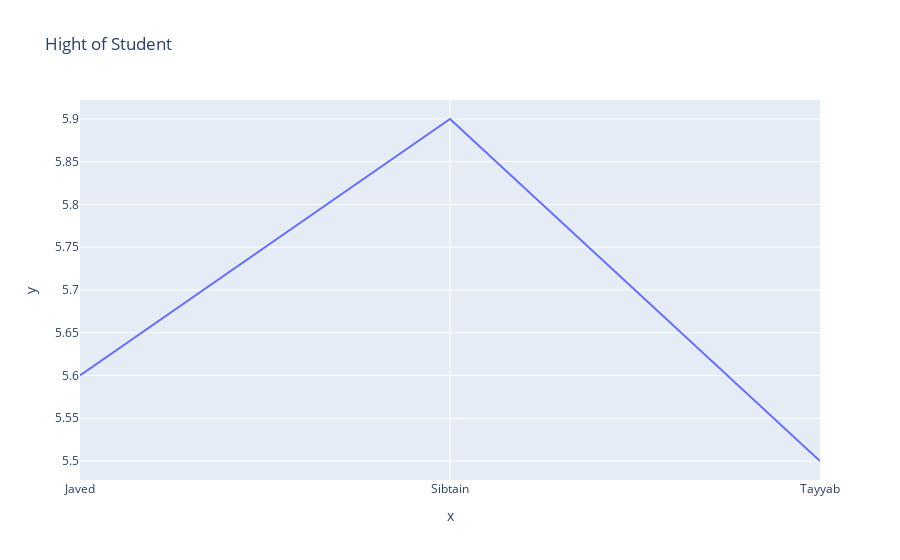

The cell this chart's notebook holds for it:
### Code cell
names = ['Javed', 'Sibtain', 'Tayyab']
hight = [5.6,5.9,5.5]

# import library
import plotly.express as px

# creat a plot (line chart)

px.line(x=names, y=hight, title='Hight of Student')

### Figure 1 — Plotly figure (JSON) as saved in the notebook; plotly's stock layout.template omitted (floating-point values rounded to 4 significant figures)
{"data": [{"hovertemplate": "x=%{x}<br>y=%{y}<extra></extra>", "legendgroup": "", "line": {"color": "#636efa", "dash": "solid"}, "marker": {"symbol": "circle"}, "mode": "lines", "name": "", "orientation": "v", "showlegend": false, "type": "scatter", "x": ["Javed", "Sibtain", "Tayyab"], "xaxis": "x", "y": [5.6, 5.9, 5.5], "yaxis": "y"}], "layout": {"legend": {"tracegroupgap": 0}, "title": {"text": "Hight of Student"}, "xaxis": {"anchor": "y", "domain": [0, 1], "title": {"text": "x"}}, "yaxis": {"anchor": "x", "domain": [0, 1], "title": {"text": "y"}}}}
